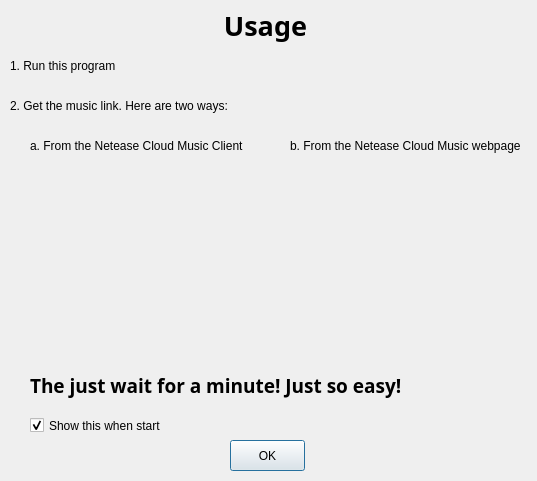
<?xml version="1.0" encoding="UTF-8"?>
<ui version="4.0">
 <class>Guidance</class>
 <widget class="QDialog" name="Guidance">
  <property name="geometry">
   <rect>
    <x>0</x>
    <y>0</y>
    <width>537</width>
    <height>481</height>
   </rect>
  </property>
  <property name="windowTitle">
   <string>Usage</string>
  </property>
  <widget class="QPushButton" name="pushButtonOK">
   <property name="geometry">
    <rect>
     <x>230</x>
     <y>440</y>
     <width>75</width>
     <height>31</height>
    </rect>
   </property>
   <property name="text">
    <string>OK</string>
   </property>
  </widget>
  <widget class="QLabel" name="labelFromWebPic">
   <property name="geometry">
    <rect>
     <x>290</x>
     <y>160</y>
     <width>241</width>
     <height>191</height>
    </rect>
   </property>
   <property name="text">
    <string/>
   </property>
   <property name="pixmap">
    <pixmap resource="res.qrc">:/image/pic/getlink2.png</pixmap>
   </property>
   <property name="scaledContents">
    <bool>true</bool>
   </property>
  </widget>
  <widget class="QLabel" name="labelFromClientPic">
   <property name="geometry">
    <rect>
     <x>30</x>
     <y>160</y>
     <width>241</width>
     <height>191</height>
    </rect>
   </property>
   <property name="text">
    <string/>
   </property>
   <property name="pixmap">
    <pixmap resource="res.qrc">:/image/pic/getlink1.png</pixmap>
   </property>
   <property name="scaledContents">
    <bool>true</bool>
   </property>
  </widget>
  <widget class="QLabel" name="labelUsage">
   <property name="geometry">
    <rect>
     <x>190</x>
     <y>0</y>
     <width>151</width>
     <height>51</height>
    </rect>
   </property>
   <property name="font">
    <font>
     <family>楷体</family>
     <pointsize>20</pointsize>
     <weight>75</weight>
     <bold>true</bold>
    </font>
   </property>
   <property name="text">
    <string>Usage</string>
   </property>
   <property name="scaledContents">
    <bool>false</bool>
   </property>
   <property name="alignment">
    <set>Qt::AlignCenter</set>
   </property>
  </widget>
  <widget class="QLabel" name="labelStep1">
   <property name="geometry">
    <rect>
     <x>10</x>
     <y>50</y>
     <width>281</width>
     <height>31</height>
    </rect>
   </property>
   <property name="text">
    <string>1. Run this program</string>
   </property>
  </widget>
  <widget class="QLabel" name="labelStep2">
   <property name="geometry">
    <rect>
     <x>10</x>
     <y>90</y>
     <width>481</width>
     <height>31</height>
    </rect>
   </property>
   <property name="text">
    <string>2. Get the music link. Here are two ways:</string>
   </property>
  </widget>
  <widget class="QLabel" name="labelFromClient">
   <property name="geometry">
    <rect>
     <x>30</x>
     <y>136</y>
     <width>241</width>
     <height>20</height>
    </rect>
   </property>
   <property name="text">
    <string>a. From the Netease Cloud Music Client</string>
   </property>
  </widget>
  <widget class="QLabel" name="labelFromWeb">
   <property name="geometry">
    <rect>
     <x>290</x>
     <y>136</y>
     <width>241</width>
     <height>20</height>
    </rect>
   </property>
   <property name="text">
    <string>b. From the Netease Cloud Music webpage</string>
   </property>
  </widget>
  <widget class="QLabel" name="labelStep3">
   <property name="geometry">
    <rect>
     <x>30</x>
     <y>370</y>
     <width>501</width>
     <height>31</height>
    </rect>
   </property>
   <property name="font">
    <font>
     <family>黑体</family>
     <pointsize>14</pointsize>
     <weight>75</weight>
     <bold>true</bold>
    </font>
   </property>
   <property name="text">
    <string>The just wait for a minute! Just so easy!</string>
   </property>
  </widget>
  <widget class="QCheckBox" name="checkBoxShowOnStart">
   <property name="geometry">
    <rect>
     <x>30</x>
     <y>410</y>
     <width>241</width>
     <height>31</height>
    </rect>
   </property>
   <property name="text">
    <string>Show this when start</string>
   </property>
   <property name="checked">
    <bool>true</bool>
   </property>
  </widget>
 </widget>
 <resources>
  <include location="res.qrc"/>
 </resources>
 <connections/>
</ui>
